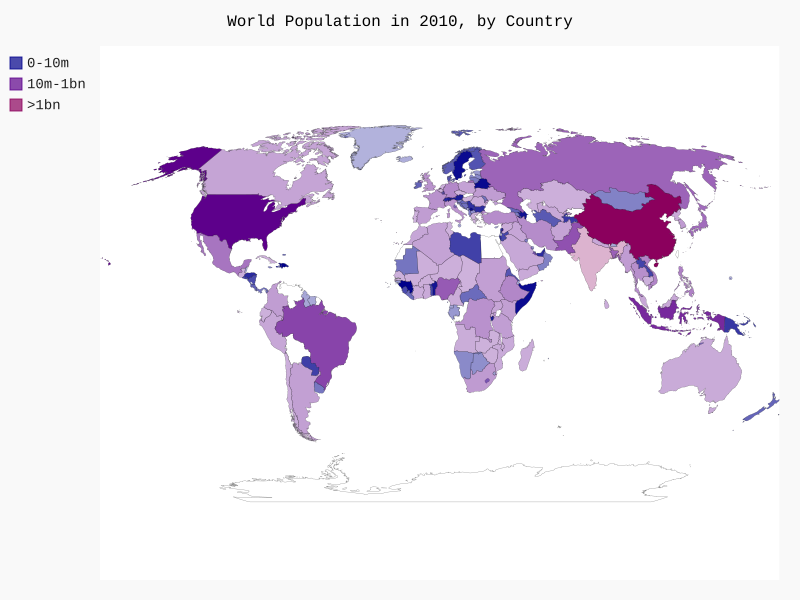

The Python source for this figure:
import json

from pygal.maps.world import World
from pygal.style import RotateStyle

from country_codes import get_country_code

# Load the data into a list.
filename = 'population_data.json'
with open(filename) as f:
    pop_data = json.load(f)

# Build a dictionary of population data.
cc_populations = {}
for pop_dict in pop_data:
    if pop_dict['Year'] == '2010':
        country_name = pop_dict['Country Name']
        population = int(float(pop_dict['Value']))
        code = get_country_code(country_name)
        if code:
            cc_populations[code] = population
        else:
            print(country_name + " has no code.")

# Group the countries into 3 population levels: less than 10 million, less than 1 billion, and more than 1 billion

cc_pops_1, cc_pops_2, cc_pops_3 = {}, {}, {}

for country, pop in cc_populations.items():
    if pop < 10000000:
        cc_pops_1[country] = pop
    elif pop >= 10000000 and pop < 1000000000:
        cc_pops_2[country] = pop
    else: 
        cc_pops_3[country] = pop

# See how many countries are in each level.
print(len(cc_pops_1), len(cc_pops_2), len(cc_pops_3))



wm_style = RotateStyle('#00008B')
wm = World(style=wm_style)
wm.title = 'World Population in 2010, by Country'
wm.add('0-10m', cc_pops_1)
wm.add('10m-1bn', cc_pops_2)
wm.add('>1bn', cc_pops_3)

wm.render_to_file('world_population.svg')
